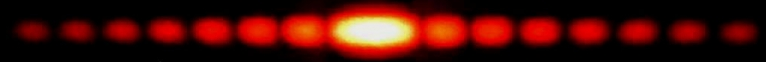
#> input picture 07-activites/00-terminale/images-interferences-diffraction/images/diffraction.png, 766 x 62 px
$ jupyter execute images-interferences-diffraction.ipynb
#> lines starting #> are read from the running program, lines starting #| are printed output that depends on the picture
# Interférences et images

Quelques exemples de l’utilisation de la bibliothèque PIL pour l’exploitation d’images. A prendre comme une piste de réflexion.

[cell 1]
from PIL import Image
from math import cos
def monochromatique():
    img = Image.new("RGB",(400, 100))
#> img: PIL image 400x100 RGB; every value is 0
    for j in range(100):
        for i in range(400):
            img.putpixel((i, j), (int(255*cos(i/20)**2), 0,0))
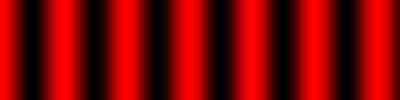
#> img: PIL image 400x100 RGB; mean R, G, B 129.7, 0, 0
    return img

monochromatique()

[cell 2]
import matplotlib.pyplot as plt
import numpy as np

NBVALS = 200
#> NBVALS = 200

def get_values(image, nb):
    h = image.height
    w = image.width
    out = list()
    for i in range(nb):
        pixel = image.getpixel((
            int(i*w/nb),
            int(h/2)
        ))
        out.append(pixel[0]+pixel[1]+pixel[2])
    return out

[cell 3]
# L’image utilisée ici n’est vraiment pas idéale (png d’illustration récupéré
# en ligne - saturation - image censée être monochromatique...)
# bref : à revoir avec une meilleure image - mas pas eu le temps de faire la manip sorry
img = Image.open("./images/diffraction.png")
#> img is the input picture: PIL image 766x62 RGB; mean R, G, B 69.1, 12.6, 6.6
img

[cell 4]
values = get_values(img, NBVALS)
#> the loop in get_values, `for i in range(nb):` made 200 passes
#> pixel on passes 1 to 3: (0, 0, 0), (0, 0, 0), (3, 2, 0)
#> after the loop in get_values, `for i in range(nb):`: out = 200 values, max 703 at index 98, min 0 at index 0, mean 220.9
#> values has the same summary as out in get_values
plt.figure (figsize = (10,8))
plt.plot(range(NBVALS), values,label="sumrgb")
plt.xlabel("lum")
plt.ylabel("fakeintensite")
plt.legend()
plt.grid()
plt.title ("Diffraction")
plt.show()
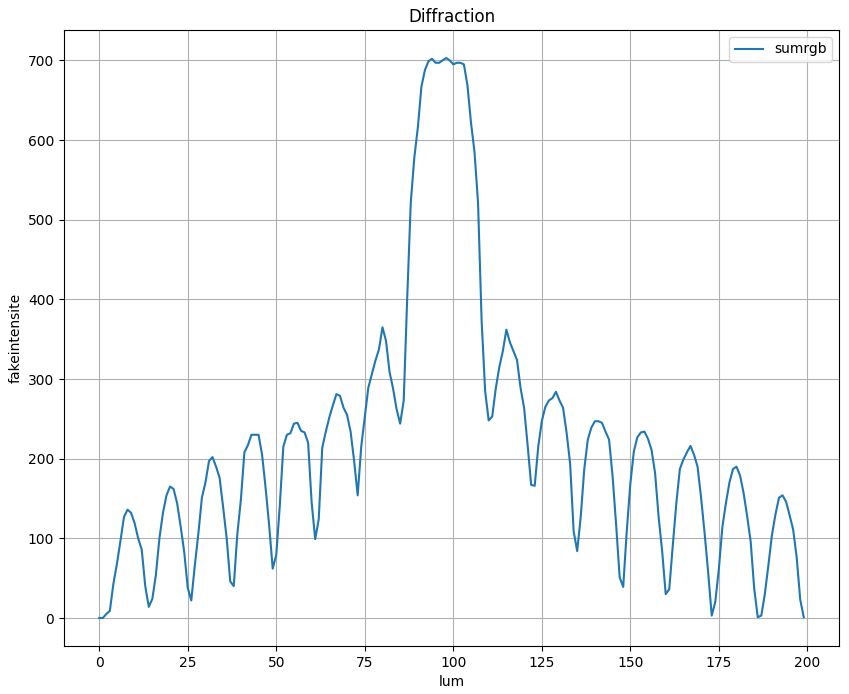
#> figure drawn by matplotlib, 1 panel; curve peaks at x = 98, y = 703

[cell 5]
# L’image ci-dessous n’est pas d’une grande qualité non plus, désolé...
img = Image.open("./images/interferences.png")
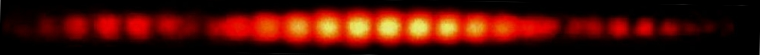
#> input picture 07-activites/00-terminale/images-interferences-diffraction/images/interferences.png, 760 x 55 px
#> img is the input picture: PIL image 760x55 RGBA; mean R, G, B, A 73.4, 13.5, 3.6, 254.9
img

[cell 6]
values = get_values(img, NBVALS)
#> the loop in get_values (call 2), `for i in range(nb):` made 200 passes
#> pixel on passes 1 to 3: (0, 1, 0, 255), (19, 1, 1, 255), (29, 1, 0, 255)
#> values = 200 values, max 586 at index 103, min 0 at index 195, mean 225.9
plt.figure (figsize = (10,8))
plt.plot(range(NBVALS), values,label="sumrgb")
plt.xlabel("lum")
plt.ylabel("fakeintensite")
plt.legend()
plt.grid()
plt.title ("Interférences")
plt.show()
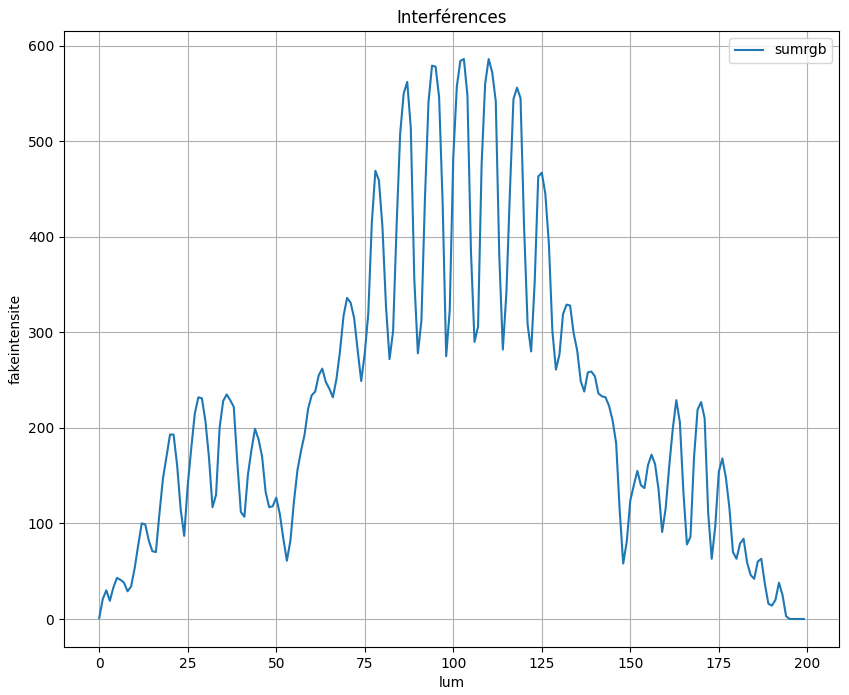
#> figure drawn by matplotlib, 1 panel; curve peaks at x = 103, y = 586
